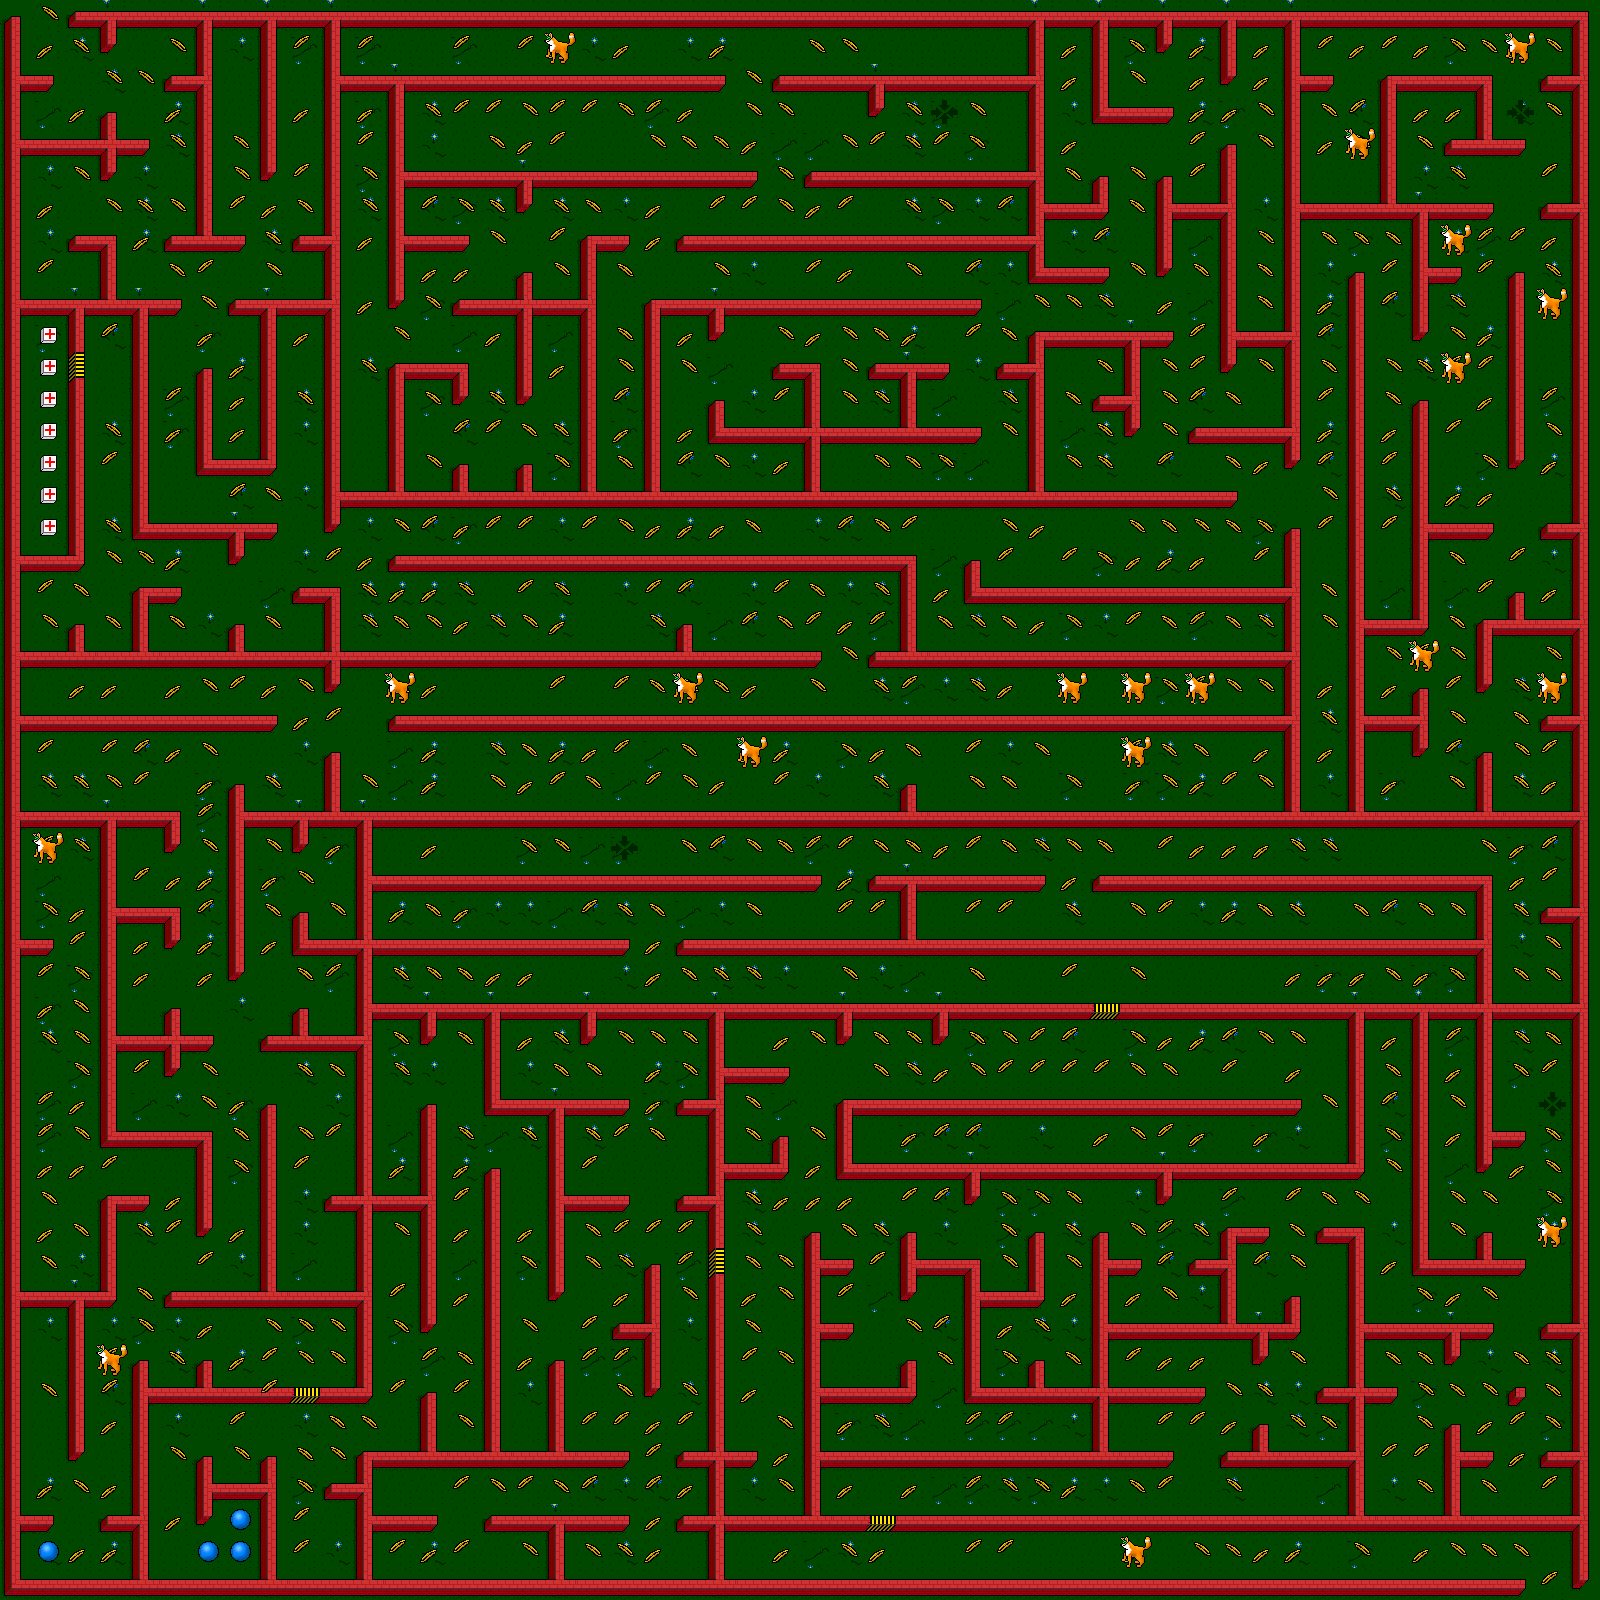

This game map was drawn from its Tiled (.tmx) file and the tilesets committed beside it. A one-line description and the trimmed map source follow:
An orthogonal 50x50 tile map with 32x32 px tiles, 3 tile layers (maze, grain, enemy), 3 tilesets.

<map version="1.2" tiledversion="1.2.2" orientation="orthogonal" renderorder="right-down" width="50" height="50" tilewidth="32" tileheight="32" infinite="0" nextlayerid="2" nextobjectid="1">
 <tileset firstgid="1" name="maze" tilewidth="32" tileheight="32" tilecount="24" columns="4">
  <image source="tiles.png" width="128" height="192" />
 </tileset>
 <tileset firstgid="25" name="grain" tilewidth="32" tileheight="32" tilecount="10" columns="10">
  <image source="grain.png" width="320" height="32" />
 </tileset>
 <tileset firstgid="35" name="enemy" tilewidth="32" tileheight="32" tilecount="12" columns="4">
  <image source="enemy.png" width="128" height="96" />
 </tileset>
 <layer id="1" name="maze" width="50" height="50">
  <data>[2500 cells, 2500 non-empty, 21 distinct tile ids]</data>
 </layer>
 <layer id="2" name="grain" width="50" height="50">
  <data>[2500 cells, 846 non-empty, 7 distinct tile ids]</data>
 </layer>
 <layer id="3" name="enemy" width="50" height="50">
  <data>[2500 cells, 19 non-empty, 1 distinct tile ids]</data>
 </layer>
</map>
